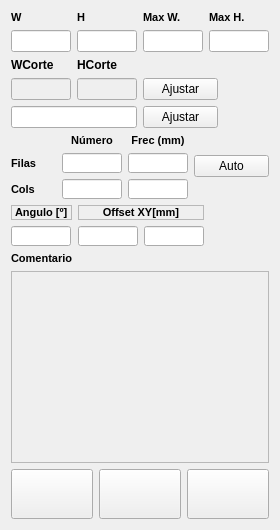
        <widget class="QWidget" name="tab">
         <attribute name="title">
          <string>Tamaño</string>
         </attribute>
         <layout class="QVBoxLayout" name="verticalLayout_17">
          <item>
           <layout class="QGridLayout" name="gridLayout">
            <item row="0" column="0">
             <widget class="QLabel" name="lbl_WebWidthHeight">
              <property name="font">
               <font>
                <pointsize>8</pointsize>
                <weight>75</weight>
                <bold>true</bold>
               </font>
              </property>
              <property name="text">
               <string>W</string>
              </property>
             </widget>
            </item>
            <item row="0" column="1">
             <widget class="QLabel" name="lbl_WebWidthHeight_2">
              <property name="font">
               <font>
                <pointsize>8</pointsize>
                <weight>75</weight>
                <bold>true</bold>
               </font>
              </property>
              <property name="text">
               <string>H</string>
              </property>
             </widget>
            </item>
            <item row="0" column="2">
             <widget class="QLabel" name="lbl_WebWidthHeight_3">
              <property name="font">
               <font>
                <pointsize>8</pointsize>
                <weight>75</weight>
                <bold>true</bold>
               </font>
              </property>
              <property name="text">
               <string>Max W.</string>
              </property>
             </widget>
            </item>
            <item row="0" column="3">
             <widget class="QLabel" name="lbl_WebWidthHeight_4">
              <property name="font">
               <font>
                <pointsize>8</pointsize>
                <weight>75</weight>
                <bold>true</bold>
               </font>
              </property>
              <property name="text">
               <string>Max H.</string>
              </property>
             </widget>
            </item>
            <item row="1" column="0">
             <widget class="QLineEdit" name="m_WebWidth">
              <property name="sizePolicy">
               <sizepolicy hsizetype="Preferred" vsizetype="Preferred">
                <horstretch>0</horstretch>
                <verstretch>0</verstretch>
               </sizepolicy>
              </property>
              <property name="minimumSize">
               <size>
                <width>0</width>
                <height>20</height>
               </size>
              </property>
              <property name="maximumSize">
               <size>
                <width>60</width>
                <height>30</height>
               </size>
              </property>
              <property name="font">
               <font>
                <pointsize>8</pointsize>
               </font>
              </property>
              <property name="alignment">
               <set>Qt::AlignCenter</set>
              </property>
             </widget>
            </item>
            <item row="1" column="1">
             <widget class="QLineEdit" name="m_WebHeight">
              <property name="sizePolicy">
               <sizepolicy hsizetype="Preferred" vsizetype="Preferred">
                <horstretch>0</horstretch>
                <verstretch>0</verstretch>
               </sizepolicy>
              </property>
              <property name="minimumSize">
               <size>
                <width>0</width>
                <height>20</height>
               </size>
              </property>
              <property name="maximumSize">
               <size>
                <width>60</width>
                <height>30</height>
               </size>
              </property>
              <property name="font">
               <font>
                <pointsize>8</pointsize>
               </font>
              </property>
              <property name="alignment">
               <set>Qt::AlignCenter</set>
              </property>
             </widget>
            </item>
            <item row="1" column="2">
             <widget class="QLineEdit" name="m_MaxWebWidth">
              <property name="sizePolicy">
               <sizepolicy hsizetype="Preferred" vsizetype="Preferred">
                <horstretch>0</horstretch>
                <verstretch>0</verstretch>
               </sizepolicy>
              </property>
              <property name="minimumSize">
               <size>
                <width>0</width>
                <height>20</height>
               </size>
              </property>
              <property name="maximumSize">
               <size>
                <width>60</width>
                <height>30</height>
               </size>
              </property>
              <property name="font">
               <font>
                <pointsize>8</pointsize>
               </font>
              </property>
              <property name="alignment">
               <set>Qt::AlignCenter</set>
              </property>
              <property name="readOnly">
               <bool>true</bool>
              </property>
             </widget>
            </item>
            <item row="1" column="3">
             <widget class="QLineEdit" name="m_MaxWebHeight">
              <property name="sizePolicy">
               <sizepolicy hsizetype="Preferred" vsizetype="Preferred">
                <horstretch>0</horstretch>
                <verstretch>0</verstretch>
               </sizepolicy>
              </property>
              <property name="minimumSize">
               <size>
                <width>0</width>
                <height>20</height>
               </size>
              </property>
              <property name="maximumSize">
               <size>
                <width>60</width>
                <height>30</height>
               </size>
              </property>
              <property name="font">
               <font>
                <pointsize>8</pointsize>
               </font>
              </property>
              <property name="alignment">
               <set>Qt::AlignCenter</set>
              </property>
              <property name="readOnly">
               <bool>true</bool>
              </property>
             </widget>
            </item>
           </layout>
          </item>
          <item>
           <layout class="QHBoxLayout" name="horizontalLayout_16">
            <item>
             <layout class="QGridLayout" name="gridLayout_2">
              <item row="0" column="0">
               <widget class="QLabel" name="label_7">
                <property name="font">
                 <font>
                  <weight>75</weight>
                  <bold>true</bold>
                 </font>
                </property>
                <property name="text">
                 <string>WCorte</string>
                </property>
               </widget>
              </item>
              <item row="0" column="1">
               <widget class="QLabel" name="label_11">
                <property name="font">
                 <font>
                  <weight>75</weight>
                  <bold>true</bold>
                 </font>
                </property>
                <property name="text">
                 <string>HCorte</string>
                </property>
               </widget>
              </item>
              <item row="1" column="0">
               <widget class="QLineEdit" name="m_leWCorte">
                <property name="enabled">
                 <bool>false</bool>
                </property>
                <property name="maximumSize">
                 <size>
                  <width>60</width>
                  <height>16777215</height>
                 </size>
                </property>
                <property name="alignment">
                 <set>Qt::AlignCenter</set>
                </property>
               </widget>
              </item>
              <item row="1" column="1">
               <widget class="QLineEdit" name="m_leHCorte">
                <property name="enabled">
                 <bool>false</bool>
                </property>
                <property name="maximumSize">
                 <size>
                  <width>60</width>
                  <height>16777215</height>
                 </size>
                </property>
                <property name="alignment">
                 <set>Qt::AlignCenter</set>
                </property>
               </widget>
              </item>
              <item row="1" column="2">
               <widget class="QPushButton" name="m_pbAjustarCorte">
                <property name="maximumSize">
                 <size>
                  <width>75</width>
                  <height>16777215</height>
                 </size>
                </property>
                <property name="text">
                 <string>Ajustar</string>
                </property>
               </widget>
              </item>
              <item row="2" column="0" colspan="2">
               <widget class="QLineEdit" name="m_leMessage">
                <property name="palette">
                 <palette>
                  <active>
                   <colorrole role="Base">
                    <brush brushstyle="SolidPattern">
                     <color alpha="255">
                      <red>255</red>
                      <green>255</green>
                      <blue>255</blue>
                     </color>
                    </brush>
                   </colorrole>
                  </active>
                  <inactive>
                   <colorrole role="Base">
                    <brush brushstyle="SolidPattern">
                     <color alpha="255">
                      <red>255</red>
                      <green>255</green>
                      <blue>255</blue>
                     </color>
                    </brush>
                   </colorrole>
                  </inactive>
                  <disabled>
                   <colorrole role="Base">
                    <brush brushstyle="SolidPattern">
                     <color alpha="255">
                      <red>240</red>
                      <green>240</green>
                      <blue>240</blue>
                     </color>
                    </brush>
                   </colorrole>
                  </disabled>
                 </palette>
                </property>
                <property name="font">
                 <font>
                  <pointsize>8</pointsize>
                 </font>
                </property>
               </widget>
              </item>
              <item row="2" column="2">
               <widget class="QPushButton" name="m_pbAjustar">
                <property name="maximumSize">
                 <size>
                  <width>75</width>
                  <height>16777215</height>
                 </size>
                </property>
                <property name="text">
                 <string>Ajustar</string>
                </property>
               </widget>
              </item>
             </layout>
            </item>
            <item>
             <spacer name="horizontalSpacer_5">
              <property name="orientation">
               <enum>Qt::Horizontal</enum>
              </property>
              <property name="sizeHint" stdset="0">
               <size>
                <width>40</width>
                <height>20</height>
               </size>
              </property>
             </spacer>
            </item>
           </layout>
          </item>
          <item>
           <layout class="QHBoxLayout" name="horizontalLayout_26">
            <item>
             <layout class="QGridLayout" name="gridLayout_6">
              <item row="0" column="1">
               <widget class="QLabel" name="label">
                <property name="font">
                 <font>
                  <pointsize>8</pointsize>
                  <weight>75</weight>
                  <bold>true</bold>
                 </font>
                </property>
                <property name="frameShape">
                 <enum>QFrame::NoFrame</enum>
                </property>
                <property name="text">
                 <string>Número</string>
                </property>
                <property name="alignment">
                 <set>Qt::AlignCenter</set>
                </property>
               </widget>
              </item>
              <item row="0" column="2">
               <widget class="QLabel" name="label_2">
                <property name="font">
                 <font>
                  <pointsize>8</pointsize>
                  <weight>75</weight>
                  <bold>true</bold>
                 </font>
                </property>
                <property name="frameShape">
                 <enum>QFrame::NoFrame</enum>
                </property>
                <property name="text">
                 <string>Frec (mm)</string>
                </property>
                <property name="alignment">
                 <set>Qt::AlignCenter</set>
                </property>
               </widget>
              </item>
              <item row="1" column="0">
               <widget class="QLabel" name="lbl_NumeroFilas">
                <property name="font">
                 <font>
                  <pointsize>8</pointsize>
                  <weight>75</weight>
                  <bold>true</bold>
                 </font>
                </property>
                <property name="text">
                 <string>Filas</string>
                </property>
               </widget>
              </item>
              <item row="1" column="1">
               <widget class="QLineEdit" name="m_NumeroFilas">
                <property name="sizePolicy">
                 <sizepolicy hsizetype="Preferred" vsizetype="Fixed">
                  <horstretch>0</horstretch>
                  <verstretch>0</verstretch>
                 </sizepolicy>
                </property>
                <property name="minimumSize">
                 <size>
                  <width>0</width>
                  <height>20</height>
                 </size>
                </property>
                <property name="maximumSize">
                 <size>
                  <width>60</width>
                  <height>20</height>
                 </size>
                </property>
                <property name="font">
                 <font>
                  <pointsize>8</pointsize>
                 </font>
                </property>
                <property name="alignment">
                 <set>Qt::AlignCenter</set>
                </property>
               </widget>
              </item>
              <item row="1" column="2">
               <widget class="QLineEdit" name="m_SeparacionFilas">
                <property name="sizePolicy">
                 <sizepolicy hsizetype="Preferred" vsizetype="Fixed">
                  <horstretch>0</horstretch>
                  <verstretch>0</verstretch>
                 </sizepolicy>
                </property>
                <property name="minimumSize">
                 <size>
                  <width>0</width>
                  <height>20</height>
                 </size>
                </property>
                <property name="maximumSize">
                 <size>
                  <width>60</width>
                  <height>20</height>
                 </size>
                </property>
                <property name="font">
                 <font>
                  <pointsize>8</pointsize>
                 </font>
                </property>
                <property name="alignment">
                 <set>Qt::AlignCenter</set>
                </property>
               </widget>
              </item>
              <item row="2" column="0">
               <widget class="QLabel" name="lbl_NumeroColumnas">
                <property name="font">
                 <font>
                  <pointsize>8</pointsize>
                  <weight>75</weight>
                  <bold>true</bold>
                 </font>
                </property>
                <property name="text">
                 <string>Cols</string>
                </property>
               </widget>
              </item>
              <item row="2" column="1">
               <widget class="QLineEdit" name="m_NumeroColumnas">
                <property name="sizePolicy">
                 <sizepolicy hsizetype="Preferred" vsizetype="Fixed">
                  <horstretch>0</horstretch>
                  <verstretch>0</verstretch>
                 </sizepolicy>
                </property>
                <property name="minimumSize">
                 <size>
                  <width>0</width>
                  <height>20</height>
                 </size>
                </property>
                <property name="maximumSize">
                 <size>
                  <width>60</width>
                  <height>20</height>
                 </size>
                </property>
                <property name="font">
                 <font>
                  <pointsize>8</pointsize>
                 </font>
                </property>
                <property name="alignment">
                 <set>Qt::AlignCenter</set>
                </property>
               </widget>
              </item>
              <item row="2" column="2">
               <widget class="QLineEdit" name="m_SeparacionColumnas">
                <property name="sizePolicy">
                 <sizepolicy hsizetype="Preferred" vsizetype="Fixed">
                  <horstretch>0</horstretch>
                  <verstretch>0</verstretch>
                 </sizepolicy>
                </property>
                <property name="minimumSize">
                 <size>
                  <width>0</width>
                  <height>20</height>
                 </size>
                </property>
                <property name="maximumSize">
                 <size>
                  <width>60</width>
                  <height>20</height>
                 </size>
                </property>
                <property name="font">
                 <font>
                  <pointsize>8</pointsize>
                 </font>
                </property>
                <property name="alignment">
                 <set>Qt::AlignCenter</set>
                </property>
               </widget>
              </item>
             </layout>
            </item>
            <item>
             <widget class="QPushButton" name="m_pbRowColAuto">
              <property name="maximumSize">
               <size>
                <width>75</width>
                <height>16777215</height>
               </size>
              </property>
              <property name="text">
               <string>Auto</string>
              </property>
             </widget>
            </item>
           </layout>
          </item>
          <item>
           <layout class="QHBoxLayout" name="horizontalLayout_11">
            <item>
             <layout class="QVBoxLayout" name="verticalLayout_4">
              <item>
               <widget class="QLabel" name="lbl_AnguloPlantilla">
                <property name="font">
                 <font>
                  <pointsize>8</pointsize>
                  <weight>75</weight>
                  <bold>true</bold>
                 </font>
                </property>
                <property name="frameShape">
                 <enum>QFrame::StyledPanel</enum>
                </property>
                <property name="text">
                 <string>Angulo [º]</string>
                </property>
               </widget>
              </item>
              <item>
               <widget class="QLineEdit" name="m_AnguloPlantilla">
                <property name="minimumSize">
                 <size>
                  <width>0</width>
                  <height>20</height>
                 </size>
                </property>
                <property name="maximumSize">
                 <size>
                  <width>60</width>
                  <height>20</height>
                 </size>
                </property>
                <property name="font">
                 <font>
                  <pointsize>8</pointsize>
                 </font>
                </property>
                <property name="alignment">
                 <set>Qt::AlignCenter</set>
                </property>
               </widget>
              </item>
             </layout>
            </item>
            <item>
             <layout class="QVBoxLayout" name="verticalLayout_5">
              <item>
               <widget class="QLabel" name="lbl_PuntoInsercion">
                <property name="sizePolicy">
                 <sizepolicy hsizetype="Preferred" vsizetype="Preferred">
                  <horstretch>0</horstretch>
                  <verstretch>0</verstretch>
                 </sizepolicy>
                </property>
                <property name="font">
                 <font>
                  <pointsize>8</pointsize>
                  <weight>75</weight>
                  <bold>true</bold>
                 </font>
                </property>
                <property name="frameShape">
                 <enum>QFrame::StyledPanel</enum>
                </property>
                <property name="text">
                 <string>Offset XY[mm]</string>
                </property>
                <property name="alignment">
                 <set>Qt::AlignCenter</set>
                </property>
               </widget>
              </item>
              <item>
               <layout class="QHBoxLayout" name="horizontalLayout">
                <item>
                 <widget class="QLineEdit" name="m_PuntoInicial_X">
                  <property name="minimumSize">
                   <size>
                    <width>0</width>
                    <height>20</height>
                   </size>
                  </property>
                  <property name="maximumSize">
                   <size>
                    <width>60</width>
                    <height>20</height>
                   </size>
                  </property>
                  <property name="font">
                   <font>
                    <pointsize>8</pointsize>
                   </font>
                  </property>
                  <property name="alignment">
                   <set>Qt::AlignCenter</set>
                  </property>
                 </widget>
                </item>
                <item>
                 <widget class="QLineEdit" name="m_PuntoInicial_Y">
                  <property name="minimumSize">
                   <size>
                    <width>0</width>
                    <height>20</height>
                   </size>
                  </property>
                  <property name="maximumSize">
                   <size>
                    <width>60</width>
                    <height>20</height>
                   </size>
                  </property>
                  <property name="font">
                   <font>
                    <pointsize>8</pointsize>
                   </font>
                  </property>
                  <property name="alignment">
                   <set>Qt::AlignCenter</set>
                  </property>
                 </widget>
                </item>
               </layout>
              </item>
             </layout>
            </item>
            <item>
             <spacer name="horizontalSpacer_6">
              <property name="orientation">
               <enum>Qt::Horizontal</enum>
              </property>
              <property name="sizeHint" stdset="0">
               <size>
                <width>40</width>
                <height>20</height>
               </size>
              </property>
             </spacer>
            </item>
           </layout>
          </item>
          <item>
           <layout class="QVBoxLayout" name="verticalLayout_2">
            <item>
             <widget class="QLabel" name="label_6">
              <property name="font">
               <font>
                <pointsize>8</pointsize>
                <weight>75</weight>
                <bold>true</bold>
               </font>
              </property>
              <property name="text">
               <string>Comentario</string>
              </property>
             </widget>
            </item>
            <item>
             <widget class="QTextEdit" name="m_teComentario">
              <property name="enabled">
               <bool>false</bool>
              </property>
              <property name="font">
               <font>
                <pointsize>8</pointsize>
               </font>
              </property>
             </widget>
            </item>
           </layout>
          </item>
          <item>
           <layout class="QHBoxLayout" name="horizontalLayout_9">
            <item>
             <widget class="QPushButton" name="m_pbEditComment">
              <property name="minimumSize">
               <size>
                <width>0</width>
                <height>50</height>
               </size>
              </property>
              <property name="maximumSize">
               <size>
                <width>16777215</width>
                <height>50</height>
               </size>
              </property>
              <property name="text">
               <string/>
              </property>
              <property name="icon">
               <iconset resource="../../In2Apps/In2Designer/In2Designer/shared.qrc">
                <normaloff>:/res/images/edit.png</normaloff>:/res/images/edit.png</iconset>
              </property>
              <property name="iconSize">
               <size>
                <width>32</width>
                <height>32</height>
               </size>
              </property>
             </widget>
            </item>
            <item>
             <widget class="QPushButton" name="m_pbSaveComment">
              <property name="minimumSize">
               <size>
                <width>0</width>
                <height>50</height>
               </size>
              </property>
              <property name="text">
               <string/>
              </property>
              <property name="icon">
               <iconset resource="../../In2Apps/In2Designer/In2Designer/shared.qrc">
                <normaloff>:/res/images/save.png</normaloff>:/res/images/save.png</iconset>
              </property>
              <property name="iconSize">
               <size>
                <width>32</width>
                <height>32</height>
               </size>
              </property>
             </widget>
            </item>
            <item>
             <widget class="QPushButton" name="m_pbDelComment">
              <property name="minimumSize">
               <size>
                <width>0</width>
                <height>50</height>
               </size>
              </property>
              <property name="text">
               <string/>
              </property>
              <property name="icon">
               <iconset resource="../../In2Apps/In2Designer/In2Designer/shared.qrc">
                <normaloff>:/res/images/escoba.png</normaloff>:/res/images/escoba.png</iconset>
              </property>
              <property name="iconSize">
               <size>
                <width>32</width>
                <height>32</height>
               </size>
              </property>
             </widget>
            </item>
           </layout>
          </item>
         </layout>
         <zorder></zorder>
        </widget>
